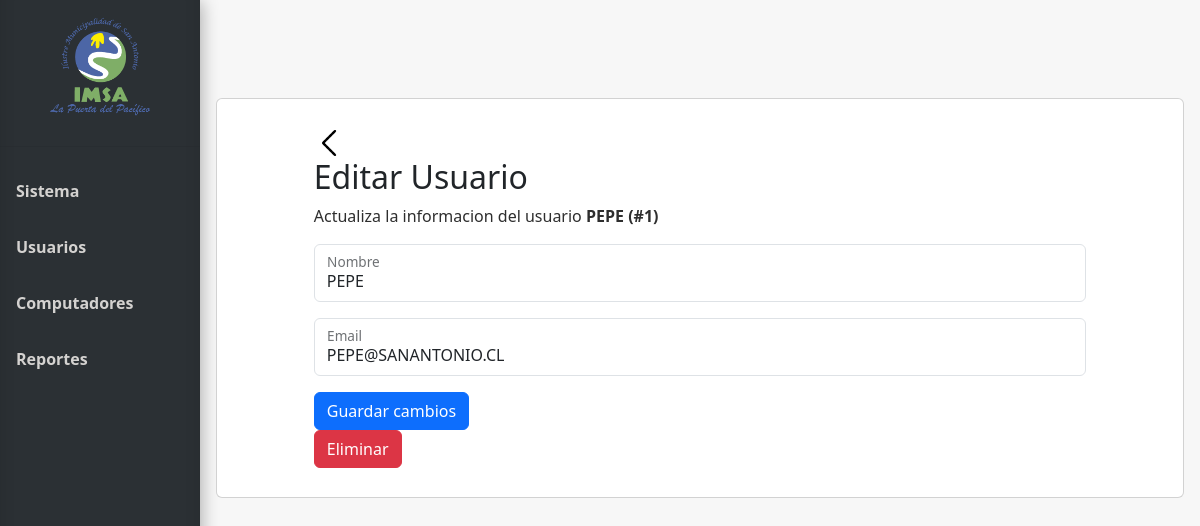
Before: /editar_usuario/1 with the older database file.
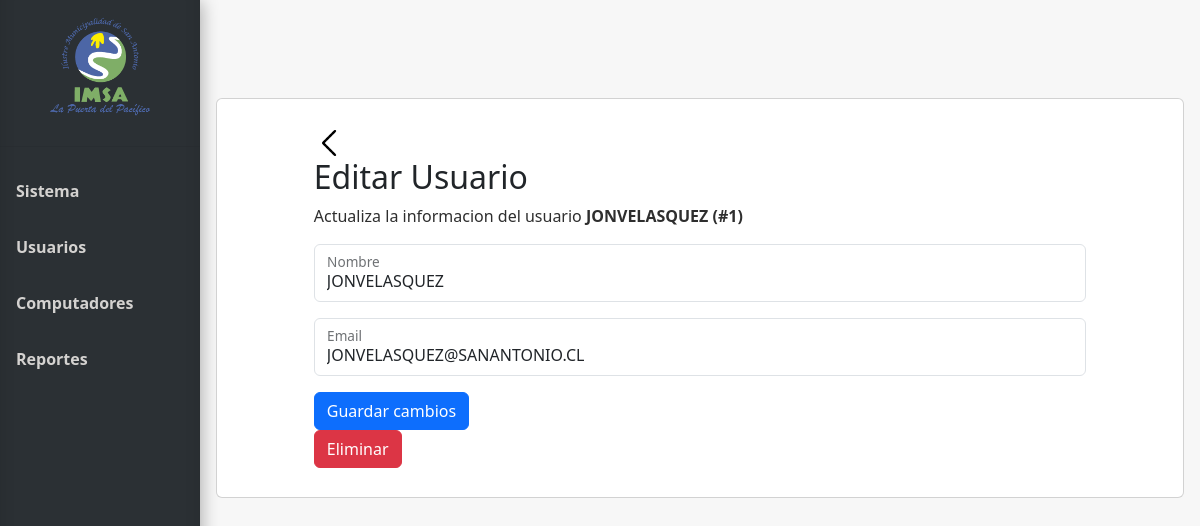
After: the same page with the newer database file.
### tables this page shows
CREATE TABLE Usuario (
    Id_usuario INTEGER PRIMARY KEY AUTOINCREMENT,
    Nombre_user VARCHAR(100),
    Email VARCHAR(100)
);

### app.py (the view)
@app.route('/editar_usuario/<int:id>', methods=['GET'])
def editar_usuario(id):
    conn = get_db_connection()
    use = conn.execute('''
        SELECT *
        FROM Usuario
        WHERE Usuario.Id_usuario = ?
    ''', (id,)).fetchone()
    conn.close()
    return render_template('editar_usuario.html', use=use)

### app.py (called while the page is built)
def get_db_connection():
    conn = sqlite3.connect('database.db')
    conn.row_factory = sqlite3.Row
    return conn

### templates/editar_usuario.html (shortened to what this page needs)
{% extends 'base.html' %}
{% block head %}
<link rel="stylesheet" href="{{ url_for('static', filename='css/style_editar_usuario.css')}}">
{% endblock %}
{% block content %}
<div class="card text-start mb-3">
    <div class="bodyBack">
        <a id="botonBack" href="{{url_for('usuarios')}}" aria-valuetext="a"><img id="imgBack" src="{{ url_for('static', filename='img/icon-back.png')}}" alt="icon-back" width="30px"></a>
    </div>
    <form id="editForm" method="post" action="{{ url_for('editar_usuario_form') }}">
        <div class="modal-body">
            <h2>Editar Usuario</h2>
            <p>Actualiza la informacion del usuario <b>{{ use['Nombre_user'] }} (#{{ use['Id_usuario'] }}) </b></p>
            <div class="form-floating mb-3">
                <input type="text" id="nombre_usuario" name="nombre_usuario" class="form-control" placeholder="" value="{{ use['Nombre_user'] }}">
                <label for="nombre_usuario">Nombre</label>
            </div>
            <div class="form-floating mb-3">
                <input type="email" id="email" name="email" class="form-control" placeholder="" value="{{ use['Email'] }}">
                <label for="email">Email</label>
            </div>
        </div>
        <div class="Botones_editarUsuario">
            <div class="botones">
                <button id="guardar" type="submit" class="btn btn-primary" onclick="document.getElementById('action').value='save';">Guardar cambios</button>
            </div>
            <div class="BotonEliminar">
                <button type="submit" class="btn btn-danger" onclick="document.getElementById('action').value='delete';">Eliminar</button>
            </div>
        </div>
    </form>
</div>
{% endblock %}

Changed rows visible on the page:
changed Usuario id 1: Nombre_user "PEPE" → "JONVELASQUEZ"; nombre_usuario "PEPE" → "JONVELASQUEZ"; email "PEPE@SANANTONIO.CL" → "JONVELASQUEZ@SANANTONIO.CL"
